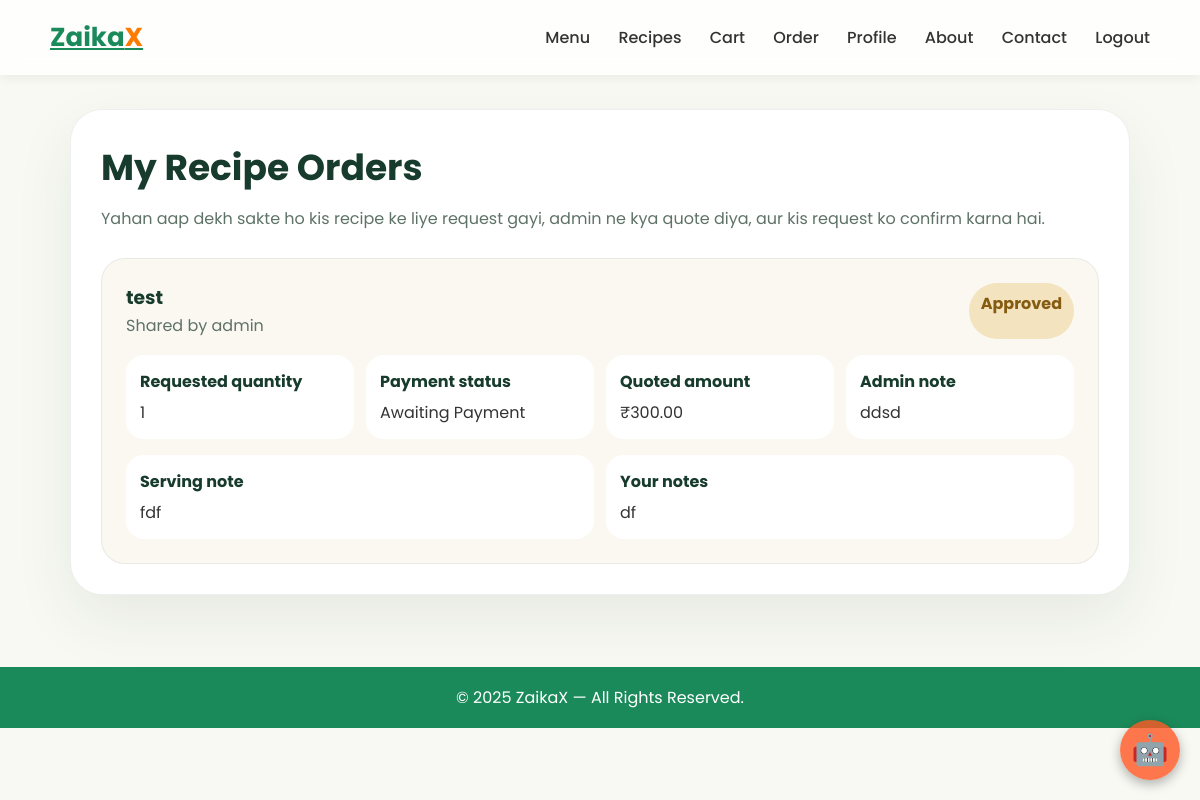
The page /recipes/orders/ (signed in) on the database its author committed.
### main/models.py (models this page shows, shortened)
class RecipeOrderRequest(models.Model):
    STATUS_REQUESTED = "requested"
    STATUS_QUOTED = "quoted"
    STATUS_APPROVED = "approved"
    STATUS_REJECTED = "rejected"
    STATUS_IN_PROGRESS = "in_progress"
    STATUS_COMPLETED = "completed"
    STATUS_CHOICES = [
        (STATUS_REQUESTED, "Requested"),
        (STATUS_QUOTED, "Quoted"),
        (STATUS_APPROVED, "Approved"),
        (STATUS_REJECTED, "Rejected"),
        (STATUS_IN_PROGRESS, "In Progress"),
        (STATUS_COMPLETED, "Completed"),
    ]
    PAYMENT_PENDING = "pending"
    PAYMENT_AWAITING = "awaiting"
    PAYMENT_PAID = "paid"
    PAYMENT_STATUS_CHOICES = [
        (PAYMENT_PENDING, "Pending Quote"),
        (PAYMENT_AWAITING, "Awaiting Payment"),
        (PAYMENT_PAID, "Paid"),
    ]
    recipe = models.ForeignKey(RecipeShare, on_delete=models.CASCADE, related_name="order_requests")
    requester = models.ForeignKey(
        settings.AUTH_USER_MODEL,
        on_delete=models.CASCADE,
        related_name="recipe_order_requests",
    )
    quantity = models.PositiveIntegerField(default=1)
    serving_note = models.CharField(max_length=160, blank=True)
    custom_notes = models.TextField(blank=True)
    status = models.CharField(max_length=20, choices=STATUS_CHOICES, default=STATUS_REQUESTED)
    quoted_price = models.DecimalField(max_digits=10, decimal_places=2, null=True, blank=True)
    admin_note = models.TextField(blank=True)
    payment_status = models.CharField(
        max_length=20,
        choices=PAYMENT_STATUS_CHOICES,
        default=PAYMENT_PENDING,
    )
    quote_sent_at = models.DateTimeField(null=True, blank=True)
    created_at = models.DateTimeField(auto_now_add=True)
    updated_at = models.DateTimeField(auto_now=True)
    class Meta:
        ordering = ("-created_at",)
        verbose_name = "Recipe Order Request"
        verbose_name_plural = "Recipe Order Requests"

class RecipeShare(models.Model):
    author = models.ForeignKey(
        settings.AUTH_USER_MODEL,
        on_delete=models.CASCADE,
        related_name="shared_recipes",
    )
    title = models.CharField(max_length=180)
    short_description = models.CharField(max_length=240)
    story = models.TextField()
    ingredients = models.TextField(help_text="One ingredient per line")
    steps = models.TextField(help_text="One step per line")
    servings = models.PositiveIntegerField(default=2)
    prep_time_minutes = models.PositiveIntegerField(default=30)
    image_url = models.URLField(blank=True, null=True)
    allow_custom_orders = models.BooleanField(default=True)
    is_published = models.BooleanField(default=True)
    created_at = models.DateTimeField(auto_now_add=True)
    updated_at = models.DateTimeField(auto_now=True)
    class Meta:
        ordering = ("-created_at",)
        verbose_name = "Recipe Share"
        verbose_name_plural = "Recipe Shares"

### main/views.py (the view)
# urls.py: path('recipes/orders/', views.my_recipe_orders, name='my_recipe_orders'),
@login_required(login_url="login")
def my_recipe_orders(request):
    requests_qs = RecipeOrderRequest.objects.filter(requester=request.user).select_related("recipe", "recipe__author")
    return render(request, "main/recipe_orders.html", {"recipe_orders": requests_qs})

### cart/context_processors.py (called while the page is built)
def cart_count(request):
    if request.user.is_authenticated:
        try:
            qs = CartItem.objects.filter(user=request.user)
            total = sum(ci.quantity for ci in qs)
        except Exception:
            total = 0
        return {'cart_count': total}
    return {'cart_count': 0}

### templates/main/recipe_orders.html (shortened to what this page needs)
{% extends 'main/base.html' %}
{% block content %}
<section class="zx-recipe-orders-page">
    <div class="zx-orders-shell">
        <h1>My Recipe Orders</h1>
        <p>Yahan aap dekh sakte ho kis recipe ke liye request gayi, admin ne kya quote diya, aur kis request ko confirm
            karna hai.</p>
        <div class="zx-order-list">
            {% for recipe_order in recipe_orders %}
            <article class="zx-order-card">
                <div class="zx-order-top">
                    <div>
                        <h3>{{ recipe_order.recipe.title }}</h3>
                        <p>Shared by {{ recipe_order.recipe.author.username }}</p>
                    </div>
                    <span class="zx-badge">{{ recipe_order.get_status_display }}</span>
                </div>
                <div class="zx-order-meta">
                    <div class="zx-meta-box">
                        <strong>Requested quantity</strong>
                        <span>{{ recipe_order.quantity }}</span>
                    </div>
                    <div class="zx-meta-box">
                        <strong>Payment status</strong>
                        <span>{{ recipe_order.get_payment_status_display }}</span>
                    </div>
                    <div class="zx-meta-box">
                        <strong>Quoted amount</strong>
                        <span>{% if recipe_order.quoted_price %}₹{{ recipe_order.quoted_price }}{% else %}Waiting for
                            admin{% endif %}</span>
                    </div>
                    <div class="zx-meta-box">
                        <strong>Admin note</strong>
                        {% if recipe_order.admin_note %}
                        <span>{{ recipe_order.admin_note }}</span>
                        {% else %}
                        <span class="zx-muted-note">Admin quote aane ke baad details yahan dikhenge.</span>
                        {% endif %}
                    </div>
                </div>
                {% if recipe_order.serving_note or recipe_order.custom_notes %}
                <div class="zx-order-meta">
                    {% if recipe_order.serving_note %}
                    <div class="zx-meta-box">
                        <strong>Serving note</strong>
                        <span>{{ recipe_order.serving_note }}</span>
                    </div>
                    {% endif %}
                    {% if recipe_order.custom_notes %}
                    <div class="zx-meta-box">
                        <strong>Your notes</strong>
                        <span>{{ recipe_order.custom_notes }}</span>
                    </div>
                    {% endif %}
                </div>
                {% endif %}
            </article>
            {% empty %}
            <article class="zx-order-card">
                <h3>Abhi tak koi recipe order request nahi bheji gayi.</h3>
                <p>Recipe hub se kisi dish ko open karke custom order request bhejo.</p>
                <a href="{% url 'recipes' %}" class="zx-button" style="margin-top:14px;">Explore Recipes</a>
            </article>
            {% endfor %}
        </div>
    </div>
</section>
{% endblock %}

### static/css/style.css (style rules this page uses)
* { margin: 0; padding: 0; box-sizing: border-box; font-family: 'Poppins', sans-serif; }
body { background: #f8f9f3; color: #333; }
:root { --green: #1b8a5a; --orange: #ff7b00; --light-green: #e9f7f1; }

### templates/main/recipe_orders.html (style rules this page uses)
.zx-recipe-orders-page { max-width: 1100px; margin: 0 auto; padding: 34px 20px 72px }
.zx-orders-shell { background: #fff; border: 1px solid rgba(23, 76, 53, .08); border-radius: 32px; padding: 30px; box-shadow: 0 24px 60px rgba(24, 54, 41, .08) }
.zx-orders-shell h1 { margin: 0 0 10px; color: #173b2c; font-size: clamp(2rem, 3vw, 3rem) }
.zx-orders-shell p { color: #5e7268; line-height: 1.7 }
.zx-order-list { display: grid; gap: 18px; margin-top: 26px }
.zx-order-card { padding: 24px; border-radius: 24px; background: #fbf8f2; border: 1px solid rgba(23, 76, 53, .08) }
.zx-order-top { display: flex; justify-content: space-between; gap: 16px; flex-wrap: wrap }
.zx-order-card h3 { margin: 0; color: #173b2c }
.zx-badge { display: inline-flex; padding: 8px 12px; border-radius: 999px; background: #f3e3be; color: #855a11; font-weight: 700 }
.zx-order-meta { display: grid; grid-template-columns: repeat(auto-fit, minmax(180px, 1fr)); gap: 12px; margin-top: 16px }
.zx-meta-box { padding: 14px; border-radius: 18px; background: #fff }
.zx-meta-box strong { display: block; color: #173b2c; margin-bottom: 6px }

### rows shown on the page
RecipeOrderRequest: recipe "test", recipe.author.username "admin", status "Approved", quantity "1", payment_status "Awaiting Payment", quoted_price "300.00", admin_note "ddsd", serving_note "fdf", custom_notes "df"
